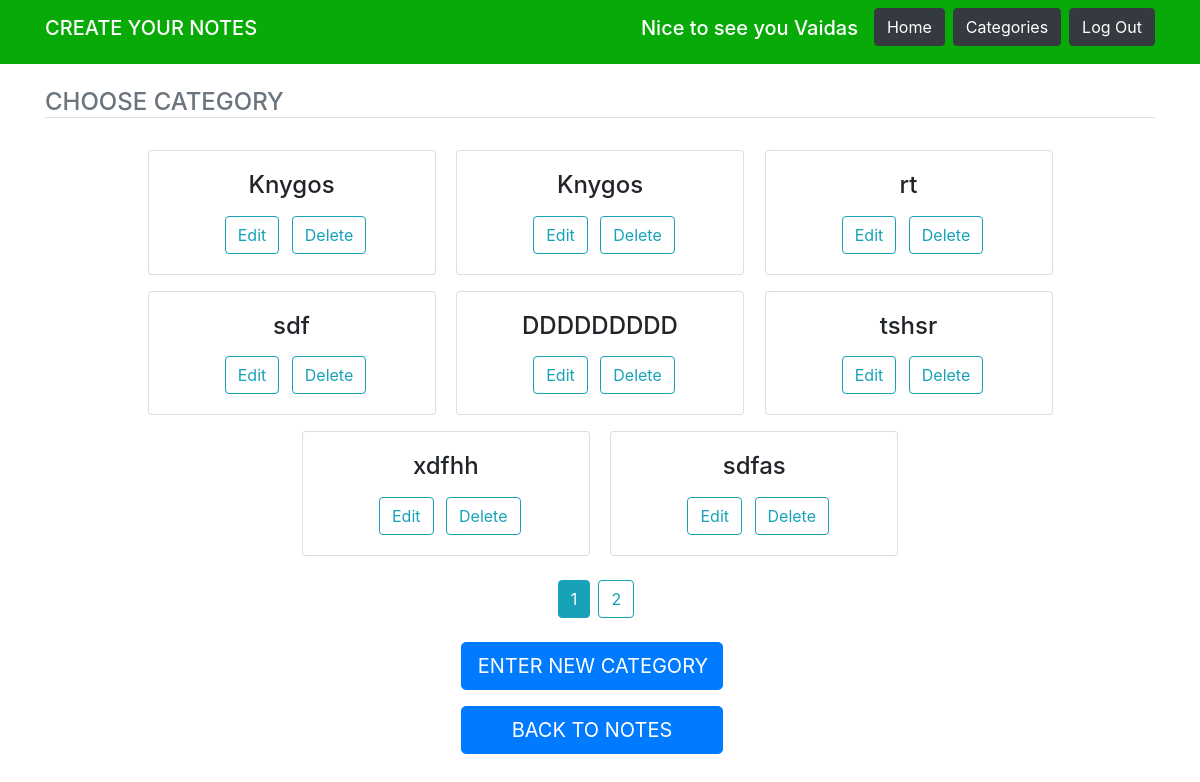
The app's page /categories (signed in), older data.
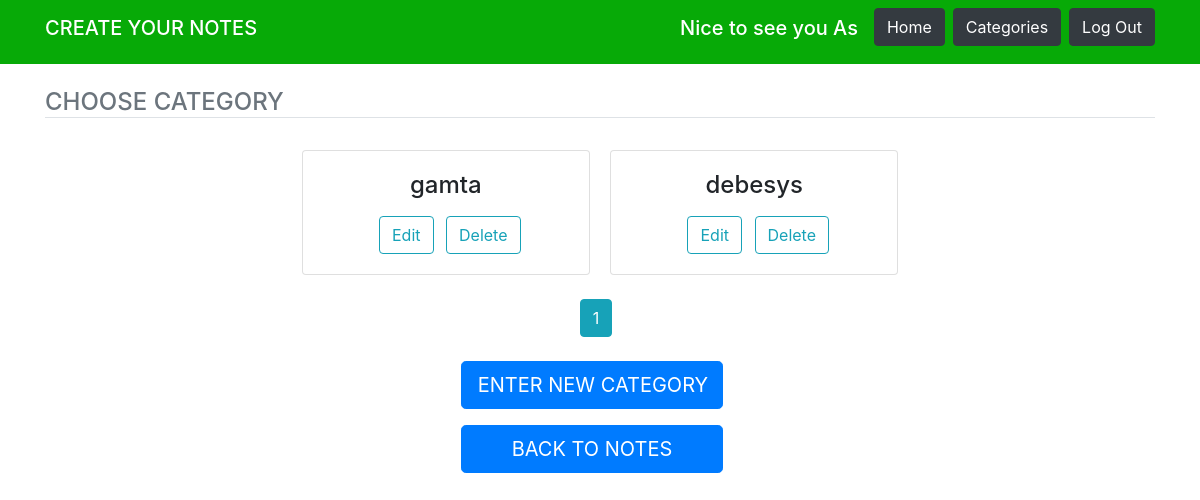
The same page, newer data.
### app.py (models this page shows)
class User(db.Model, UserMixin):
    __tablename__ = "user"
    id = db.Column(db.Integer, primary_key=True)
    user = db.Column("user", db.String(50), nullable=False)
    email = db.Column("email", db.String(50), unique=True, nullable=False)
    password = db.Column("password", db.String(50), nullable=False)

class Category(db.Model):
    __tablename__ = "category"
    id = db.Column(db.Integer, primary_key=True)
    description = db.Column("description", db.String(20), nullable=False)
    user_id = db.Column(db.Integer, db.ForeignKey("user.id"))
    user = db.relationship("User")

### app.py (the view)
@app.route("/categories")
def categories():
    db.create_all()
    if current_user.is_authenticated:
        page = request.args.get('page', 1, type=int)
        categories = Category.query.filter_by(
            user_id=current_user.id).paginate(page=page, per_page=8)
        return render_template("categories.html", categories=categories, user=current_user.user)
    else:
        return render_template("index.html")

### app.py (called while the page is built)
@login_manager.user_loader
def load_user(user_id):
    db.create_all()
    return User.query.get(int(user_id))

### Templates/categories.html (shortened to what this page needs)
{% extends "base.html" %} {% block content %}
<legend class="border-bottom mb-4 h4 text-muted">CHOOSE CATEGORY</legend>
<div class="container mt-4 text-center">
  {% if categories != 0 %} {% for category in categories %}
  <div class="card d-inline-flex text-center m-2" style="width: 18rem">
    <div class="card-body d-flex flex-column">
      <h4 class="card-title mb-3">{{category.description}}</h4>
      <div>
        <a
          class="btn btn-outline-info ml-2"
          href="{{ url_for('edit_category', id=category['id']) }}"
          >Edit</a
        >
        <a
          class="btn btn-outline-info ml-2"
          href="{{ url_for('delete_category', id=category['id']) }}"
          >Delete</a
        >
      </div>
    </div>
  </div>
  {% endfor %}
  <div class="mt-3 d-flex justify-content-center">
    {% for page_num in categories.iter_pages(left_edge=1, right_edge=1,
    left_current=1, right_current=2) %} {% if page_num %} {% if categories.page
    == page_num %}
    <a
      class="btn btn-info mb-4 mr-2"
      href="{{ url_for('categories', page=page_num) }}"
      >{{ page_num }}</a
    >
    {% else %}
    <a
      class="btn btn-outline-info mb-4 mr-2"
      href="{{ url_for('categories', page=page_num) }}"
      >{{ page_num }}</a
    >
    {% endif %} {% else %} ... {% endif %} {% endfor %}
  </div>
  <div class="container d-flex justify-content-center">
    <a
      class="w-25 btn btn-primary me-2 btn-lg mr-3"
      type="button"
      href="{{ url_for('add_category')}}"
    >
      ENTER NEW CATEGORY
    </a>
  </div>
  <div class="container d-flex justify-content-center">
    <a
      class="w-25 btn btn-primary me-2 btn-lg mr-3 mt-3"
      type="button"
      href="{{ url_for('notes')}}"
    >
      BACK TO NOTES
    </a>
  </div>
 {% endif %}
 {% endblock content %}

### Templates/base.html (shortened to what this page needs)
<!DOCTYPE html>
<html lang="en">
  <head>
    <link
      rel="stylesheet"
      href="https://stackpath.bootstrapcdn.com/bootstrap/4.1.3/css/bootstrap.min.css"
    />
  </head>
  <body>
    <nav
      class="navbar navbar-expand-lg navbar-dark static-top"
      style="background-color: rgb(7, 170, 7)"
    >
      <div class="container">
        <h3 class="navbar-brand">CREATE YOUR NOTES</h3>
        <div class="collapse navbar-collapse" id="navbarResponsive">
          <ul class="navbar-nav ml-auto">
            {% if current_user.is_authenticated %}
            <h3 class="navbar-brand">Nice to see you {{user}}</h3>
            <li class="nav-item">
              <a class="btn btn-dark mr-2" href="/">Home</a>
            </li>
            <li class="nav-item">
              <a class="btn btn-dark mr-2" href="/categories">Categories</a>
            </li>
            <li class="nav-item">
              <a class="btn btn-dark" href="/logout">Log Out</a>
            </li>
            {% endif %}
          </ul>
        </div>
      </div>
    </nav>
    <div class="container">
      <br />
       {% block content %} {% endblock %}
    </div>
  </body>
</html>

Row changes from the older to the newer data that the page shows:
removed Category: description "rt"
removed Category: description "sdf"
removed Category: description "DDDDDDDDD"
removed Category: description "tshsr"
removed Category: description "xdfhh"
removed Category: description "sdfas"
changed User: user "Vaidas" → "As"
changed Category: description "Knygos" → "gamta"
changed Category: description "Knygos" → "debesys"
Text that changed along with them:
list line gone: "2"
